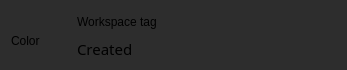
<?xml version="1.0" encoding="UTF-8"?>
<ui version="4.0">
 <class>Form</class>
 <widget class="QWidget" name="Form">
  <property name="geometry">
   <rect>
    <x>0</x>
    <y>0</y>
    <width>347</width>
    <height>70</height>
   </rect>
  </property>
  <property name="minimumSize">
   <size>
    <width>0</width>
    <height>70</height>
   </size>
  </property>
  <property name="maximumSize">
   <size>
    <width>16777215</width>
    <height>70</height>
   </size>
  </property>
  <property name="windowTitle">
   <string>Form</string>
  </property>
  <property name="styleSheet">
   <string notr="true">QWidget {
background-color: rgb(45, 45, 45);
border-radius: 5px; }</string>
  </property>
  <layout class="QGridLayout" name="gridLayout_2">
   <item row="1" column="1">
    <widget class="QLabel" name="label_3">
     <property name="font">
      <font>
       <family>Academy Engraved LET</family>
       <pointsize>11</pointsize>
      </font>
     </property>
     <property name="text">
      <string>Created</string>
     </property>
    </widget>
   </item>
   <item row="0" column="0">
    <widget class="QLabel" name="label">
     <property name="minimumSize">
      <size>
       <width>0</width>
       <height>60</height>
      </size>
     </property>
     <property name="maximumSize">
      <size>
       <width>60</width>
       <height>16777215</height>
      </size>
     </property>
     <property name="frameShadow">
      <enum>QFrame::Sunken</enum>
     </property>
     <property name="text">
      <string>Color</string>
     </property>
     <property name="margin">
      <number>0</number>
     </property>
    </widget>
   </item>
   <item row="0" column="1">
    <widget class="QLabel" name="label_2">
     <property name="text">
      <string>Workspace tag</string>
     </property>
    </widget>
   </item>
  </layout>
 </widget>
 <resources/>
 <connections/>
</ui>
